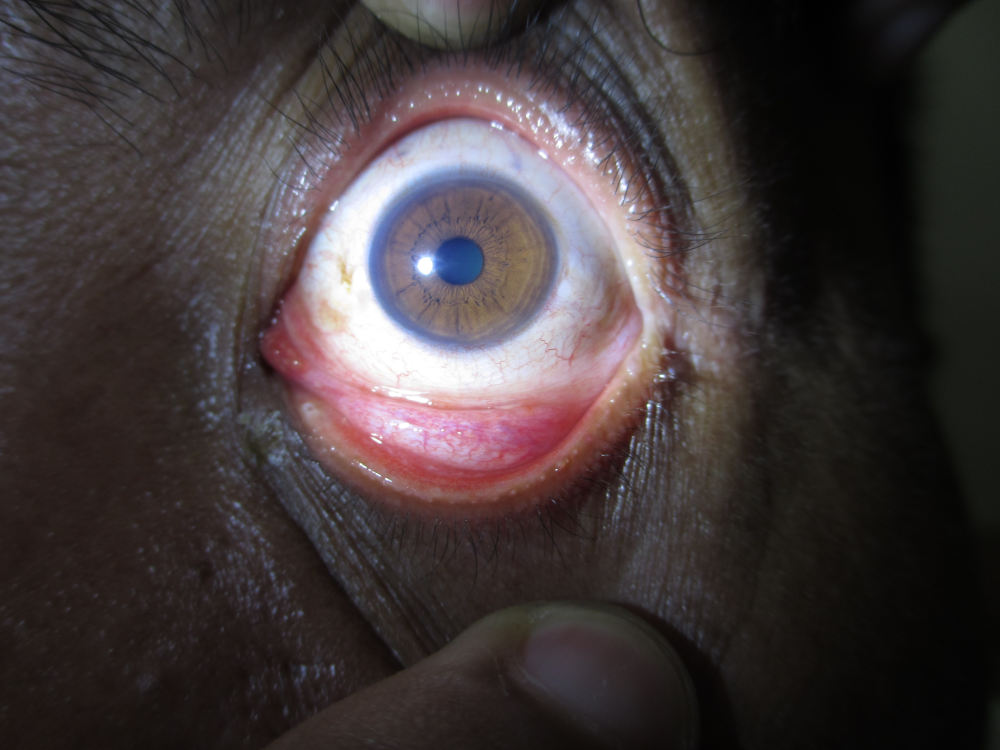
#> input picture Dataset/Normal/1.JPG, 4000 x 3000 px, found by its file name (shown at 1/4 size)
$ jupyter execute Untitled2.ipynb
#> lines starting #> are read from the running program, lines starting #| are printed output that depends on the picture; after the words box and inside, x2 and y2 are one past the last pixel; in counts of white or black regions, pixels touching at a corner belong together
[cell 1]
import cv2
import numpy as np
import matplotlib.pyplot as plt
import math

#load image and show it
normal_path = "./Dataset/Normal/1.jpg"
sedang_path = "./Dataset/Sedang/1.jpg"

#tinggi_path = "./Dataset/Tinggi/IMG_0370.jpg"
#tinggi_path = "./Dataset/Tinggi/IMG_0070.jpg"
#tinggi_path = "./Dataset/Tinggi/IMG_1369.jpg"
tinggi_path = "./Dataset/Tinggi/IMG_1638.jpg"
test_eye = "./Dataset/test.jpg"

img_normal = cv2.imread(normal_path)
#> img_normal is the input picture: shape (3000, 4000, 3); mean B, G, R 58, 56.9, 65.4
img_sedang = cv2.imread(sedang_path)
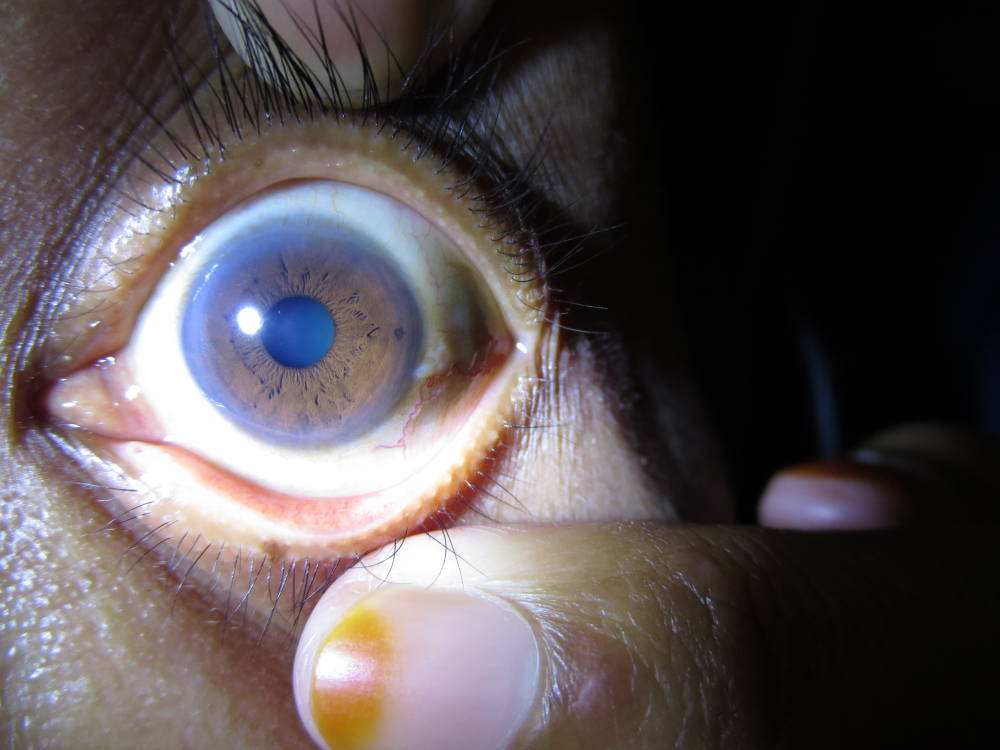
#> input picture Dataset/Sedang/1.JPG, 4000 x 3000 px, found by its file name (shown at 1/4 size)
#> img_sedang is the input picture: shape (3000, 4000, 3); mean B, G, R 79.9, 78, 85.6
img_tinggi = cv2.imread(tinggi_path)
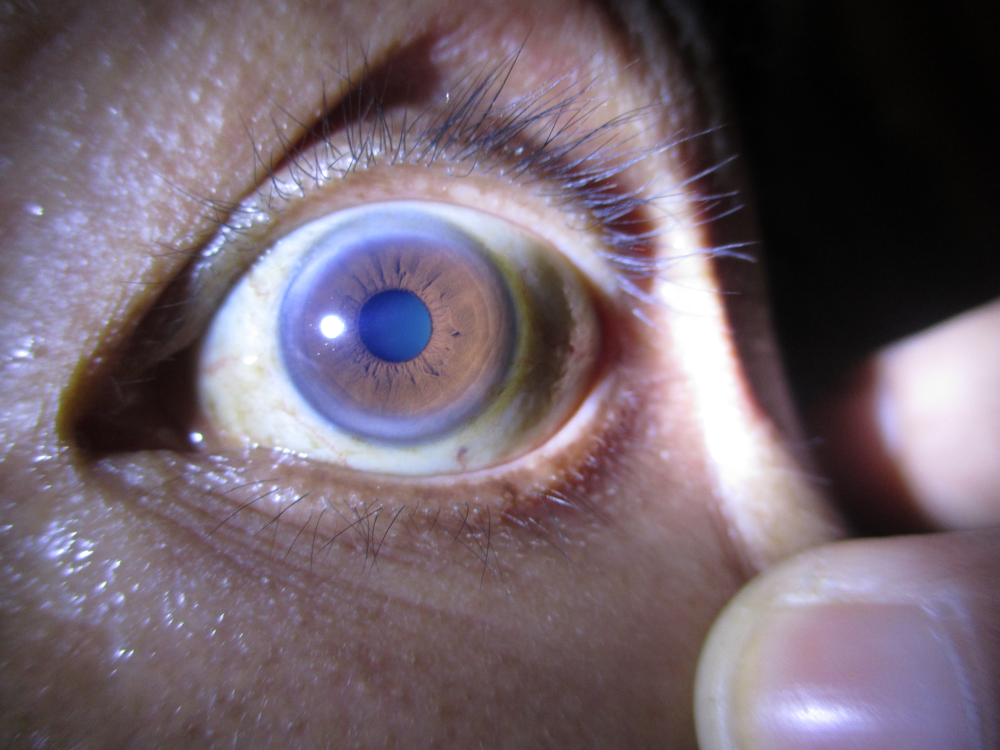
#> input picture Dataset/Tinggi/IMG_1638.JPG, 4000 x 3000 px, found by its file name (shown at 1/4 size)
#> img_tinggi is the input picture: shape (3000, 4000, 3); mean B, G, R 109.9, 99.6, 113.6

[cell 2]
#normal Image
plt.imshow(img_normal)
plt.show()

#sedang Image
plt.imshow(img_sedang)
plt.show()

#tinggi Image
plt.imshow(img_tinggi)
plt.show()

[cell 3]
def adjust_gamma(image, gamma=1.0):
#> called with gamma = 0.001
    invGamma = 1.0 / gamma
    table = np.array([((i / 255.0) ** invGamma) * 255
    for i in np.arange(0, 256)]).astype("uint8")

    return cv2.LUT(image, table)

def decrease_brightness(image, value=30):
#> called with value = 20
    hsv = cv2.cvtColor(image, cv2.COLOR_BGR2HSV)
#> hsv: shape (3000, 4000, 3); mean H, S, V 107.7, 52, 120.5
    h, s, v = cv2.split(hsv)

    lim = 255 - value
    v[v > lim] = 255
#> v: shape (3000, 4000); min 0, max 255, mean 120.9
    v[v <= lim] += value

    final_hsv = cv2.merge((h, s, v))
#> final_hsv: shape (3000, 4000, 3); mean H, S, V 107.7, 52, 139.8
    img = cv2.cvtColor(final_hsv, cv2.COLOR_HSV2BGR)

    return img

# [7 lines of commented-out code are left out]

img_pure = img_tinggi.copy()
img_result = img_tinggi.copy()
img_test = img_tinggi.copy()

plt.imshow(img_test)
plt.show()

gamma = 0.001                             # change the value here to get different result
gamma_img = adjust_gamma(img_test, gamma=gamma)

plt.imshow(gamma_img)
plt.show()

brightness = decrease_brightness(img_test, value=20)
plt.imshow(brightness)
plt.show()

[cell 4]
import os

#img_test = cv2.GaussianBlur(img_test, (0,0), sigmaX=3, sigmaY=3, borderType=cv2.BORDER_DEFAULT)
img_test = cv2.cvtColor(img_test, cv2.COLOR_BGR2GRAY)
#img_test = cv2.medianBlur(img_test, 5)
img_test = cv2.GaussianBlur(img_test, (7,7), 1)

plt.imshow(img_test)
plt.show()

gamma_img = cv2.cvtColor(gamma_img, cv2.COLOR_BGR2GRAY)
_, otsu_img = cv2.threshold(gamma_img, 250, 255, cv2.THRESH_OTSU)
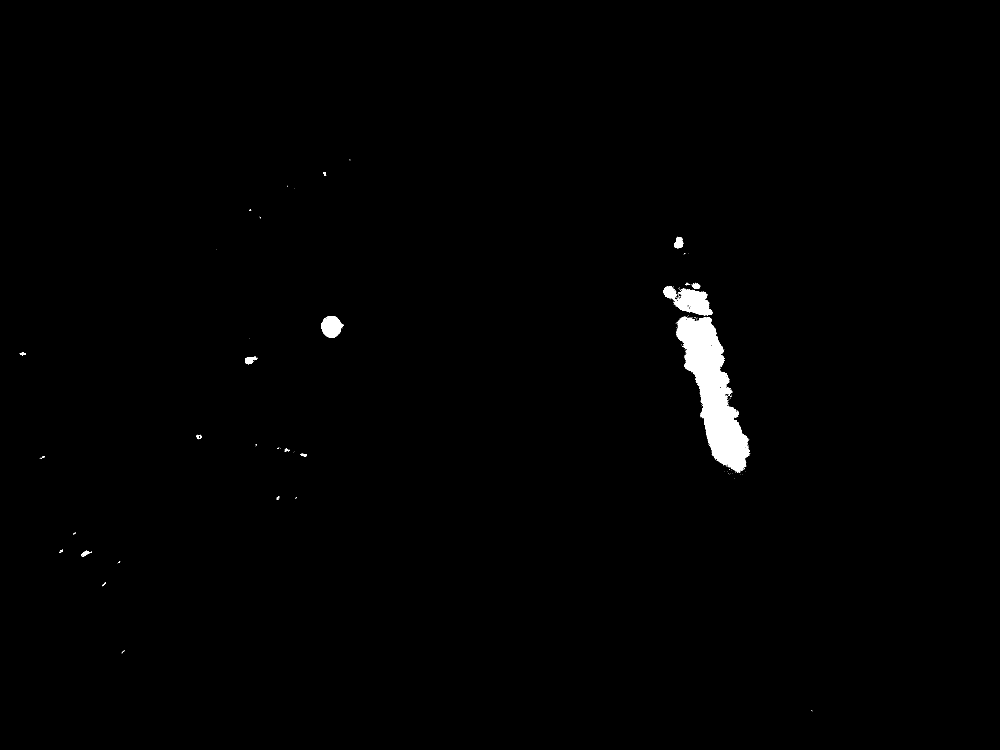
#> otsu_img: shape (3000, 4000) (shown at 1/4 size); 0.79% white; 257 white regions (232 under 20 px), largest, box (x1, y1, x2, y2) and area: (2704, 1267, 2998, 1887) 75482, (2698, 1154, 2852, 1262) 8869, (1285, 1264, 1374, 1352) 5073
#_, img_test = cv2.threshold(img_test, 8, 255, cv2.THRESH_OTSU)
#img_test = cv2.Canny(img_test, 20, 10, apertureSize=3)
img_test = cv2.Canny(img_test, 20, 30, apertureSize=3)
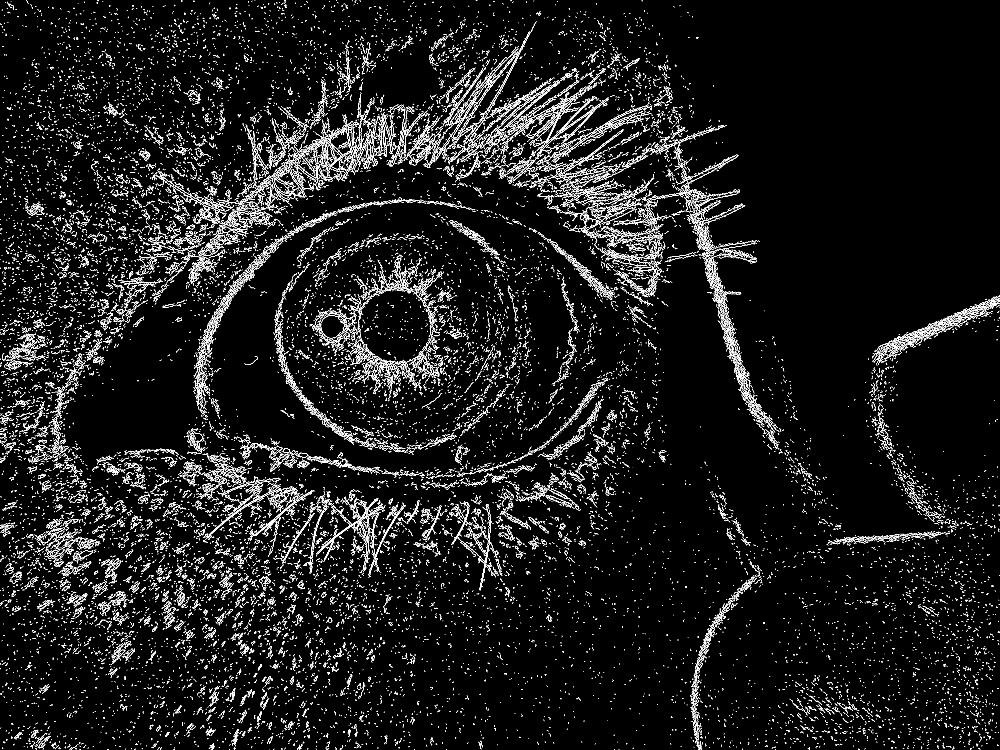
#> img_test: shape (3000, 4000) (shown at 1/4 size); 3.3% white in thin lines or dots

plt.imshow(img_test)
plt.show()

plt.imshow(otsu_img)
plt.show()

[cell 5]
pixels = np.argwhere(otsu_img == 255)
#> pixels = 95374 pairs, first value 638 to 2844, second value 78 to 3248
i = 0
x_max = 0
x_min = 0
y_max = 0
y_min = 0
for pixel in pixels :
    if i == 0 :
        y_max = pixel[0]
        y_min = pixel[0]
        x_max = pixel[1]
        x_min = pixel[1]
    i = i + 1;
    if x_max < pixel[1] :
        x_max = pixel[1]

    if x_min > pixel[1] :
        x_min = pixel[1]

    if y_max < pixel[0] :
        y_max = pixel[0]

    if y_min > pixel[0] :
        y_min = pixel[0]
#> this loop made 95374 passes
#> (y_max, y_min, x_max, x_min) on pass 1: (638, 638, 1399, 1399)
#> (pixel, x_min, y_max) on passes 4, 6, 7: ([641, 1397], 1397, 641), ([688, 1295], 1295, 688), ([689, 1292], 1292, 689)
#> after the loop, i = 95374

center_x = int(x_min + (x_max - x_min) / 2)
#> center_x = 1663
center_y = int(y_min + (y_max - y_min) / 2)
#> center_y = 1741

eye_center = [center_x, center_y]
#> eye_center = [1663, 1741]

print(str(x_min) + ", " + str(y_min))
#| 78, 638
print(str(x_max) + ", " + str(y_max))
#| 3248, 2844
print(eye_center)
#| [1663, 1741]

plt.imshow(otsu_img)
plt.show()

cv2.circle(img_result, (center_x,center_y), 50, (0, 255, 0), -1)
cv2.circle(img_result, (x_min, y_min), 50, (255, 0, 0), -1)
cv2.circle(img_result, (x_max, y_max), 50, (0, 0, 255), -1)
plt.imshow(img_result)
plt.show()

[cell 6]
param1 = 90
#param2 = 800
param2 = 1000
maxRadius = 560
#maxRadius = 780
#minRadius = 450
#minRadius = 340
minRadius = 250
# [8 lines of commented-out code are left out]
hough_circle = cv2.HoughCircles(img_test, cv2.HOUGH_GRADIENT, 4, 800, param1=param1, param2=param2, minRadius=minRadius, maxRadius=maxRadius)
#> hough_circle = [[1614, 1290, 496], [790, 1494, 557.6], [2314, 762, 434.4], [1070, 482, 456.4], [706, 2322, 460.8]]

i = 0
choosen_x = 0
choosen_y = 0
choosen_radius = 0

if hough_circle is not None :
    hough_circle = np.round(hough_circle[0, :]).astype("int")
#> hough_circle = [[1614, 1290, 496], [790, 1494, 558], [2314, 762, 434], [1070, 482, 456], [706, 2322, 461]]
    for (x, y, radius) in hough_circle :
        i = i + 1
        if i == 1 :
            choosen_x = x
            choosen_y = y
            choosen_radius = radius

        distance_a  = math.sqrt((choosen_x - eye_center[0]) * (choosen_x - eye_center[0]) + (choosen_y - eye_center[1]) * (choosen_y - eye_center[1]))
        distance_b  = math.sqrt((x - eye_center[0]) * (x - eye_center[0]) + (y - eye_center[1]) * (y - eye_center[1]))

        if distance_a > distance_b :
            choosen_x = x
            choosen_y = y
            choosen_radius = radius
#> this loop made 5 passes
#> (x, y, radius, choosen_x, choosen_y, choosen_radius, distance_b) on pass 1: (1614, 1290, 496, 1614, 1290, 496, 453.7)
#> (x, y, radius, distance_b) on passes 2 to 5: (790, 1494, 558, 907.3), (2314, 762, 434, 1175.7), (1070, 482, 456, 1391.7), (706, 2322, 461, 1119.6)
#> after the loop, i = 5

        #cv2.circle(img_result, (x,y), radius, (255, 0, 0), 4)
    cv2.circle(img_result, (choosen_x,choosen_y), choosen_radius, (255, 0, 0), 4)

print(i)
#| 5
print("Radius : " + str(choosen_radius))
#| Radius : 496
print("X, Y : " + str(choosen_x) + ", " + str(choosen_y))
#| X, Y : 1614, 1290
plt.imshow(img_result)
plt.show()

[cell 7]
#cv2.circle(img_result, (1840, 1010), 360, (255, 0, 0), 4) #Normal eye
#cv2.circle(img_result, (2146, 1240), 280, (255, 0, 0), 4) # Sedang Eye
#cv2.circle(img_result, (1700, 1350), 550, (255, 0, 0), 4) #Tinggi Eye
#cv2.circle(img_result, (2100, 1000), 750, (255, 0, 0), 4) #Tinggi Eye IMG_0070.PNG
cv2.circle(img_result, (1750, 1350), 690, (255, 0, 0), 4) #Tinggi Eye IMG_0370.PNG

cv2.circle(img_result, (choosen_x,choosen_y), 50, (255, 255, 0), -1)

plt.imshow(img_result)
plt.show()

[cell 8]
new_radius = int(choosen_radius * 0.7)
#> new_radius = 347
padding = 280
image = img_pure[choosen_y - choosen_radius - padding:choosen_y + choosen_radius + padding, choosen_x - choosen_radius - padding:choosen_x + choosen_radius + padding]
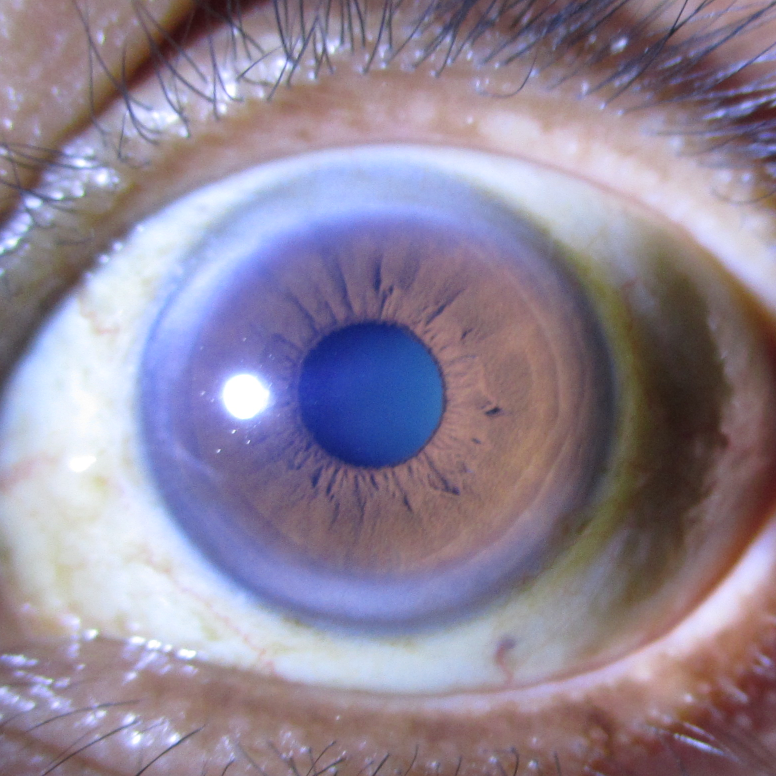
#> image: shape (1552, 1552, 3) (shown at 1/2 size); mean B, G, R 151.7, 132.9, 143.8

plt.imshow(image)
plt.show()

image = cv2.GaussianBlur(image, (7,7), 1)
#height = int(choosen_radius - new_radius)
width = int(choosen_radius * 2 * np.pi)
#> width = 3116
height = new_radius
#> height = 347
r_in = new_radius
#> r_in = 347
r_out = choosen_radius - 50
#> r_out = 446

thetas = np.arange(0, 2 * np.pi, 2 * np.pi / width)  # Theta values
#> thetas = 3116 values from 0 to 6.28
#r_out = r_in + r_out
# Create empty flatten image
flat = np.zeros((height,width, 3), np.uint8)
circle_x = int(image.shape[0] / 2)
#> circle_x = 776
circle_y = int(image.shape[1] / 2)
#> circle_y = 776

for i in range(width):
    for j in range(height):
        theta = thetas[i]  # value of theta coordinate
        r_pro = j / height  # value of r coordinate(normalized)

        # get coordinate of boundaries
        Xi = circle_x + r_in * np.cos(theta)
        Yi = circle_y + r_in * np.sin(theta)

        Xo = circle_x + r_out * np.cos(theta)
        Yo = circle_y + r_out * np.sin(theta)

        # the matched cartesian coordinates for the polar coordinates
        Xc = (1 - r_pro) * Xi + r_pro * Xo
        Yc = (1 - r_pro) * Yi + r_pro * Yo

        if Xc >= image.shape[0] :
            Xc = image.shape[1] - 1

        if Yc >= image.shape[1] :
            Yc = image.shape[1] - 1

        color = image[int(Xc)][int(Yc)]  # color of the pixel
        flat[j][i] = color

plt.imshow(flat)
plt.show()

#gray_flat = cv2.cvtColor(flat, cv2.COLOR_BGR2GRAY)
#flat[np.where((flat!=[255,255,255]).all(axis = 2))] = [0,0,0]
flat[np.where((flat < [99, 110, 140]).all(axis = 2))] = [0,0,0]
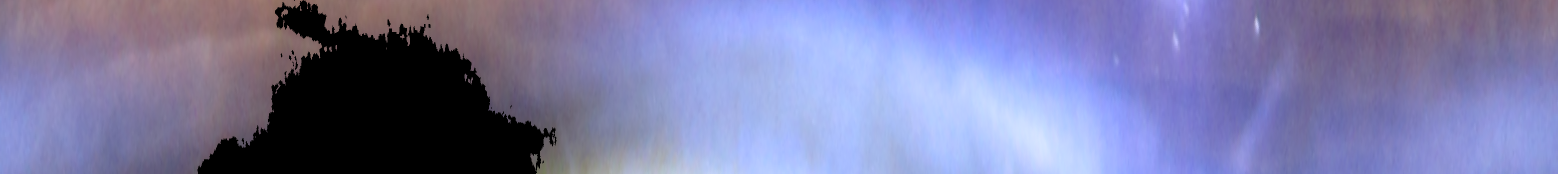
#> flat: shape (347, 3116, 3) (shown at 1/2 size); mean B, G, R 165.9, 122.2, 121.8

gray_flat = cv2.cvtColor(flat, cv2.COLOR_BGR2GRAY)
plt.imshow(gray_flat)
plt.show()

otsu_threshold, image_result = cv2.threshold(gray_flat, 0, 255, cv2.THRESH_OTSU)
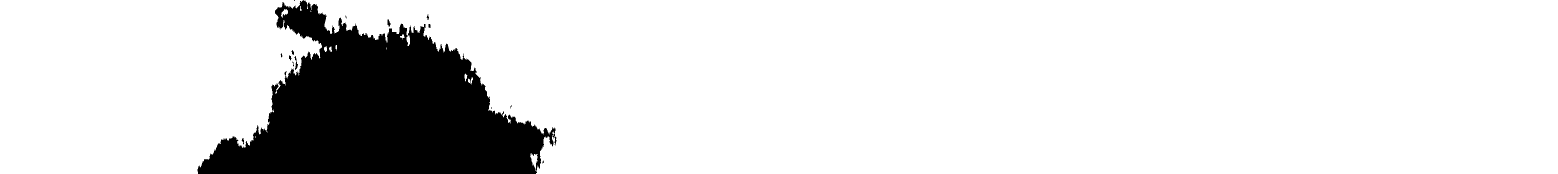
#> image_result: shape (347, 3116) (shown at 1/2 size); 87.5% white; 17 black regions (8 under 20 px), largest, box (x1, y1, x2, y2) and area: (395, 0, 1111, 347) 134759, (589, 112, 596, 140) 76, (775, 39, 781, 53) 59
#> otsu_threshold = 0
histr = cv2.calcHist([image_result],[0],None,[256],[0,256])
#> histr = 256 values, max 946096 at index 255, min 0 at index 1, mean 4223.6

print(otsu_threshold)
#| 0.0
plt.imshow(image_result)
plt.show()

plt.plot(histr)
plt.show()
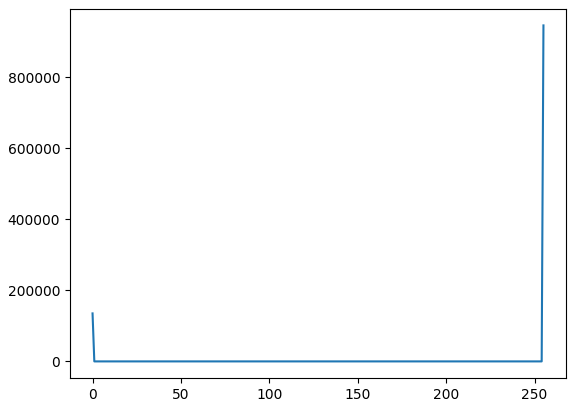
#> figure drawn by matplotlib, 1 panel; curve peaks at x = 255, y = 946096

[cell 9]
print(gray_flat[1,1])
#| 120
print(gray_flat[1,1].sum())
#| 120
